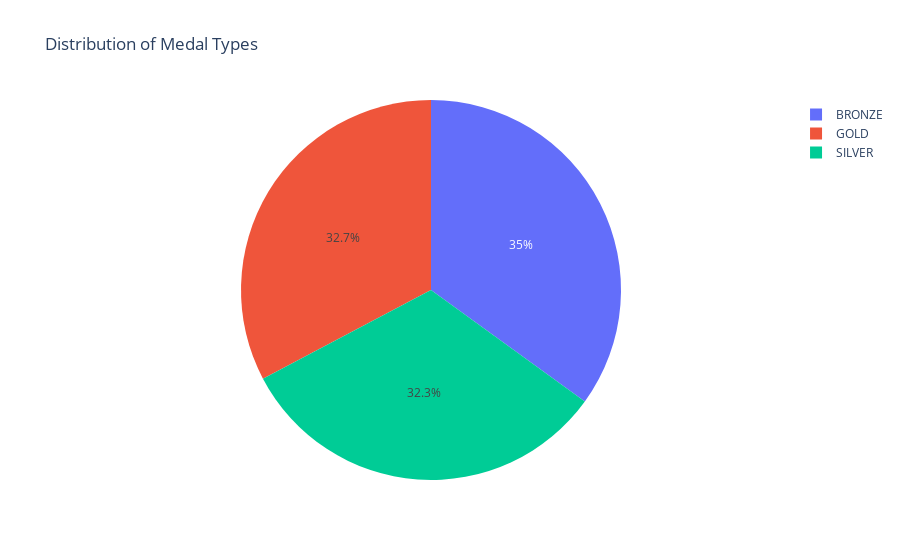

Notebook code for this chart:
### Code cell
medal_distribution = data['medal_type'].value_counts().reset_index(name='count')

fig = px.pie(medal_distribution, names='index', values='count', title='Distribution of Medal Types',
             labels={'index': 'Medal Type', 'count': 'Medal Count'})
fig.show()

### Figure 1 — Plotly figure (JSON) as saved in the notebook; plotly's stock layout.template omitted (floating-point values rounded to 4 significant figures)
{"data": [{"domain": {"x": [0, 1], "y": [0, 1]}, "hovertemplate": "Medal Type=%{label}<br>Medal Count=%{value}<extra></extra>", "labels": ["BRONZE", "GOLD", "SILVER"], "legendgroup": "", "name": "", "showlegend": true, "type": "pie", "values": [5956, 5572, 5499]}], "layout": {"legend": {"tracegroupgap": 0}, "title": {"text": "Distribution of Medal Types"}}}
